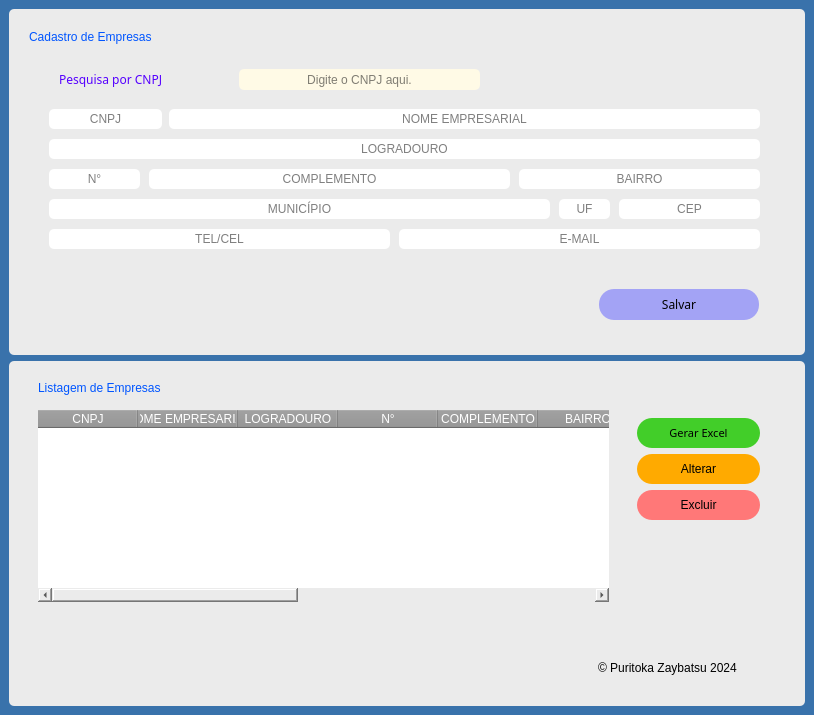
<?xml version="1.0" encoding="UTF-8"?>
<ui version="4.0">
 <class>MainWindow</class>
 <widget class="QMainWindow" name="MainWindow">
  <property name="geometry">
   <rect>
    <x>0</x>
    <y>0</y>
    <width>814</width>
    <height>715</height>
   </rect>
  </property>
  <property name="windowTitle">
   <string>MainWindow</string>
  </property>
  <property name="styleSheet">
   <string notr="true">
background-color: rgb(57, 114, 171);
border-radius: 5px;</string>
  </property>
  <widget class="QWidget" name="centralwidget">
   <property name="cursor">
    <cursorShape>ClosedHandCursor</cursorShape>
   </property>
   <layout class="QVBoxLayout" name="verticalLayout">
    <item>
     <widget class="QFrame" name="frame_cima">
      <property name="styleSheet">
       <string notr="true">background-color: rgb(235, 235, 235);</string>
      </property>
      <property name="frameShape">
       <enum>QFrame::StyledPanel</enum>
      </property>
      <property name="frameShadow">
       <enum>QFrame::Raised</enum>
      </property>
      <widget class="QFrame" name="main_frame">
       <property name="geometry">
        <rect>
         <x>10</x>
         <y>10</y>
         <width>771</width>
         <height>261</height>
        </rect>
       </property>
       <property name="styleSheet">
        <string notr="true"/>
       </property>
       <property name="frameShape">
        <enum>QFrame::StyledPanel</enum>
       </property>
       <property name="frameShadow">
        <enum>QFrame::Raised</enum>
       </property>
       <widget class="QLabel" name="cadastro">
        <property name="geometry">
         <rect>
          <x>10</x>
          <y>10</y>
          <width>231</width>
          <height>16</height>
         </rect>
        </property>
        <property name="styleSheet">
         <string notr="true">font: 87 10pt &quot;Arial Black&quot;;
color: rgb(0, 85, 255);</string>
        </property>
        <property name="text">
         <string>Cadastro de Empresas</string>
        </property>
       </widget>
       <widget class="QFrame" name="frame_cadastro">
        <property name="geometry">
         <rect>
          <x>10</x>
          <y>30</y>
          <width>741</width>
          <height>211</height>
         </rect>
        </property>
        <property name="styleSheet">
         <string notr="true">background-color: rgb(247 247, 247);</string>
        </property>
        <property name="frameShape">
         <enum>QFrame::StyledPanel</enum>
        </property>
        <property name="frameShadow">
         <enum>QFrame::Raised</enum>
        </property>
        <widget class="QLineEdit" name="txt_cnpj">
         <property name="geometry">
          <rect>
           <x>20</x>
           <y>60</y>
           <width>113</width>
           <height>20</height>
          </rect>
         </property>
         <property name="styleSheet">
          <string notr="true">font: 87 7pt &quot;Arial Black&quot;;</string>
         </property>
         <property name="alignment">
          <set>Qt::AlignCenter</set>
         </property>
         <property name="placeholderText">
          <string>CNPJ</string>
         </property>
        </widget>
        <widget class="QLineEdit" name="txt_numero">
         <property name="geometry">
          <rect>
           <x>20</x>
           <y>120</y>
           <width>91</width>
           <height>20</height>
          </rect>
         </property>
         <property name="styleSheet">
          <string notr="true">font: 87 7pt &quot;Arial Black&quot;;</string>
         </property>
         <property name="alignment">
          <set>Qt::AlignCenter</set>
         </property>
         <property name="placeholderText">
          <string>N°</string>
         </property>
        </widget>
        <widget class="QLineEdit" name="txt_cep">
         <property name="geometry">
          <rect>
           <x>590</x>
           <y>150</y>
           <width>141</width>
           <height>20</height>
          </rect>
         </property>
         <property name="styleSheet">
          <string notr="true">font: 87 7pt &quot;Arial Black&quot;;</string>
         </property>
         <property name="alignment">
          <set>Qt::AlignCenter</set>
         </property>
         <property name="placeholderText">
          <string>CEP</string>
         </property>
        </widget>
        <widget class="QLineEdit" name="txt_email">
         <property name="geometry">
          <rect>
           <x>370</x>
           <y>180</y>
           <width>361</width>
           <height>20</height>
          </rect>
         </property>
         <property name="styleSheet">
          <string notr="true">font: 87 7pt &quot;Arial Black&quot;;</string>
         </property>
         <property name="alignment">
          <set>Qt::AlignCenter</set>
         </property>
         <property name="placeholderText">
          <string>E-MAIL</string>
         </property>
        </widget>
        <widget class="QLineEdit" name="txt_logradouro">
         <property name="geometry">
          <rect>
           <x>20</x>
           <y>90</y>
           <width>711</width>
           <height>20</height>
          </rect>
         </property>
         <property name="styleSheet">
          <string notr="true">font: 87 7pt &quot;Arial Black&quot;;</string>
         </property>
         <property name="alignment">
          <set>Qt::AlignCenter</set>
         </property>
         <property name="placeholderText">
          <string>LOGRADOURO</string>
         </property>
        </widget>
        <widget class="QLineEdit" name="txt_nome_empresarial">
         <property name="geometry">
          <rect>
           <x>140</x>
           <y>60</y>
           <width>591</width>
           <height>20</height>
          </rect>
         </property>
         <property name="styleSheet">
          <string notr="true">font: 87 7pt &quot;Arial Black&quot;;</string>
         </property>
         <property name="alignment">
          <set>Qt::AlignCenter</set>
         </property>
         <property name="placeholderText">
          <string>NOME EMPRESARIAL</string>
         </property>
        </widget>
        <widget class="QLineEdit" name="txt_complemento">
         <property name="geometry">
          <rect>
           <x>120</x>
           <y>120</y>
           <width>361</width>
           <height>20</height>
          </rect>
         </property>
         <property name="styleSheet">
          <string notr="true">font: 87 7pt &quot;Arial Black&quot;;</string>
         </property>
         <property name="alignment">
          <set>Qt::AlignCenter</set>
         </property>
         <property name="placeholderText">
          <string>COMPLEMENTO</string>
         </property>
        </widget>
        <widget class="QLineEdit" name="txt_uf">
         <property name="geometry">
          <rect>
           <x>530</x>
           <y>150</y>
           <width>51</width>
           <height>20</height>
          </rect>
         </property>
         <property name="styleSheet">
          <string notr="true">font: 87 7pt &quot;Arial Black&quot;;</string>
         </property>
         <property name="alignment">
          <set>Qt::AlignCenter</set>
         </property>
         <property name="placeholderText">
          <string>UF</string>
         </property>
        </widget>
        <widget class="QLineEdit" name="txt_tel_cel">
         <property name="geometry">
          <rect>
           <x>20</x>
           <y>180</y>
           <width>341</width>
           <height>20</height>
          </rect>
         </property>
         <property name="styleSheet">
          <string notr="true">font: 87 7pt &quot;Arial Black&quot;;
</string>
         </property>
         <property name="alignment">
          <set>Qt::AlignCenter</set>
         </property>
         <property name="placeholderText">
          <string>TEL/CEL</string>
         </property>
        </widget>
        <widget class="QLineEdit" name="txt_municipio">
         <property name="geometry">
          <rect>
           <x>20</x>
           <y>150</y>
           <width>501</width>
           <height>20</height>
          </rect>
         </property>
         <property name="styleSheet">
          <string notr="true">font: 87 7pt &quot;Arial Black&quot;;</string>
         </property>
         <property name="alignment">
          <set>Qt::AlignCenter</set>
         </property>
         <property name="placeholderText">
          <string>MUNICÍPIO</string>
         </property>
        </widget>
        <widget class="QLineEdit" name="txt_bairro">
         <property name="geometry">
          <rect>
           <x>490</x>
           <y>120</y>
           <width>241</width>
           <height>20</height>
          </rect>
         </property>
         <property name="styleSheet">
          <string notr="true">font: 87 7pt &quot;Arial Black&quot;;</string>
         </property>
         <property name="alignment">
          <set>Qt::AlignCenter</set>
         </property>
         <property name="placeholderText">
          <string>BAIRRO</string>
         </property>
        </widget>
        <widget class="QLineEdit" name="txt_cnpj_pesquisa">
         <property name="geometry">
          <rect>
           <x>210</x>
           <y>20</y>
           <width>241</width>
           <height>21</height>
          </rect>
         </property>
         <property name="styleSheet">
          <string notr="true">background-color: rgb(255, 250, 230);

font: 87 9pt &quot;Arial Black&quot;;</string>
         </property>
         <property name="alignment">
          <set>Qt::AlignCenter</set>
         </property>
         <property name="placeholderText">
          <string>Digite o CNPJ aqui.</string>
         </property>
        </widget>
        <widget class="QLabel" name="pesquisa_label">
         <property name="geometry">
          <rect>
           <x>30</x>
           <y>20</y>
           <width>181</width>
           <height>21</height>
          </rect>
         </property>
         <property name="font">
          <font>
           <family>Arial Black</family>
           <pointsize>9</pointsize>
           <weight>10</weight>
           <italic>false</italic>
           <bold>false</bold>
          </font>
         </property>
         <property name="styleSheet">
          <string notr="true">font: 87 9pt &quot;Arial Black&quot;;
color: rgb(85, 0, 255);</string>
         </property>
         <property name="text">
          <string>Pesquisa por CNPJ</string>
         </property>
        </widget>
       </widget>
      </widget>
      <widget class="QPushButton" name="btn_cadastrar">
       <property name="geometry">
        <rect>
         <x>590</x>
         <y>280</y>
         <width>160</width>
         <height>31</height>
        </rect>
       </property>
       <property name="minimumSize">
        <size>
         <width>160</width>
         <height>31</height>
        </size>
       </property>
       <property name="font">
        <font>
         <family>Arial Black</family>
         <pointsize>9</pointsize>
         <weight>10</weight>
         <italic>false</italic>
         <bold>false</bold>
        </font>
       </property>
       <property name="cursor">
        <cursorShape>PointingHandCursor</cursorShape>
       </property>
       <property name="styleSheet">
        <string notr="true">QPushButton:hover{
	
	background-color: rgb(109, 109, 164);

	border-radius: 15px;
	
	color: #fff
}

QPushButton{
	
			
	
	
	font: 87 9pt &quot;Arial Black&quot;;	
	
	background-color: rgb(163, 163, 245);

	border-radius: 15px;
	
}
</string>
       </property>
       <property name="text">
        <string>Salvar</string>
       </property>
      </widget>
     </widget>
    </item>
    <item>
     <widget class="QFrame" name="frame_baixo">
      <property name="styleSheet">
       <string notr="true">background-color: rgb(235, 235, 235);</string>
      </property>
      <property name="frameShape">
       <enum>QFrame::StyledPanel</enum>
      </property>
      <property name="frameShadow">
       <enum>QFrame::Raised</enum>
      </property>
      <layout class="QVBoxLayout" name="verticalLayout_3">
       <item>
        <widget class="QFrame" name="frame_tabela">
         <property name="font">
          <font>
           <family>Arial</family>
           <weight>75</weight>
           <bold>true</bold>
          </font>
         </property>
         <property name="frameShape">
          <enum>QFrame::StyledPanel</enum>
         </property>
         <property name="frameShadow">
          <enum>QFrame::Raised</enum>
         </property>
         <widget class="QLabel" name="label_info_rodape">
          <property name="geometry">
           <rect>
            <x>580</x>
            <y>290</y>
            <width>181</width>
            <height>16</height>
           </rect>
          </property>
          <property name="styleSheet">
           <string notr="true">font: 25 9pt &quot;Yu Gothic&quot;;</string>
          </property>
          <property name="text">
           <string>© Puritoka Zaybatsu 2024</string>
          </property>
         </widget>
         <widget class="QTableWidget" name="tb_company">
          <property name="geometry">
           <rect>
            <x>20</x>
            <y>40</y>
            <width>571</width>
            <height>192</height>
           </rect>
          </property>
          <property name="styleSheet">
           <string notr="true">QHeaderView::section{
	
	background-color: rgb(148, 148, 148);

	color: rgb(255, 255, 255);	

	font: 10pt &quot;MS Shell Dlg 2&quot;;
}

QTableWidget{

	
	background-color: rgb(255, 255, 255);

}</string>
          </property>
          <column>
           <property name="text">
            <string>CNPJ</string>
           </property>
          </column>
          <column>
           <property name="text">
            <string>NOME EMPRESARIAL</string>
           </property>
          </column>
          <column>
           <property name="text">
            <string>LOGRADOURO</string>
           </property>
          </column>
          <column>
           <property name="text">
            <string>N°</string>
           </property>
          </column>
          <column>
           <property name="text">
            <string>COMPLEMENTO</string>
           </property>
          </column>
          <column>
           <property name="text">
            <string>BAIRRO</string>
           </property>
          </column>
          <column>
           <property name="text">
            <string>MUNICÍPIO</string>
           </property>
          </column>
          <column>
           <property name="text">
            <string>UF</string>
           </property>
          </column>
          <column>
           <property name="text">
            <string>CEP</string>
           </property>
          </column>
          <column>
           <property name="text">
            <string>TEL/CEL</string>
           </property>
          </column>
          <column>
           <property name="text">
            <string>E-MAIL</string>
           </property>
          </column>
         </widget>
         <widget class="QLabel" name="label_info">
          <property name="geometry">
           <rect>
            <x>20</x>
            <y>10</y>
            <width>231</width>
            <height>16</height>
           </rect>
          </property>
          <property name="styleSheet">
           <string notr="true">font: 87 10pt &quot;Arial Black&quot;;
color: rgb(0, 85, 255);</string>
          </property>
          <property name="text">
           <string>Listagem de Empresas</string>
          </property>
         </widget>
         <widget class="QFrame" name="frame_buttons">
          <property name="geometry">
           <rect>
            <x>610</x>
            <y>39</y>
            <width>141</width>
            <height>191</height>
           </rect>
          </property>
          <property name="frameShape">
           <enum>QFrame::StyledPanel</enum>
          </property>
          <property name="frameShadow">
           <enum>QFrame::Raised</enum>
          </property>
          <layout class="QGridLayout" name="gridLayout">
           <item row="0" column="0">
            <widget class="QPushButton" name="btn_excel">
             <property name="minimumSize">
              <size>
               <width>50</width>
               <height>30</height>
              </size>
             </property>
             <property name="font">
              <font>
               <family>Arial Black</family>
               <pointsize>8</pointsize>
               <weight>10</weight>
               <italic>false</italic>
               <bold>false</bold>
              </font>
             </property>
             <property name="cursor">
              <cursorShape>PointingHandCursor</cursorShape>
             </property>
             <property name="styleSheet">
              <string notr="true">QPushButton:hover{	
	
	background-color: rgb(171, 255, 165);	

	border-radius: 15px;	

	color: #fff
}

QPushButton{
	
	font: 87 8pt &quot;Arial Black&quot;;
	
	background-color: rgb(66, 206, 41);	

	border-radius: 15px;
	
}</string>
             </property>
             <property name="text">
              <string>Gerar Excel</string>
             </property>
            </widget>
           </item>
           <item row="2" column="0">
            <widget class="QPushButton" name="btn_excluir">
             <property name="minimumSize">
              <size>
               <width>50</width>
               <height>30</height>
              </size>
             </property>
             <property name="cursor">
              <cursorShape>PointingHandCursor</cursorShape>
             </property>
             <property name="styleSheet">
              <string notr="true">QPushButton:hover{		
	
;
	background-color: rgb(255, 164, 164);

	border-radius: 15px;	

	color: #fff
}

QPushButton{
	
	font: 87 8pt &quot;Arial Black&quot;;		
	
	background-color: rgb(255, 120, 120);

	border-radius: 15px;
	
}</string>
             </property>
             <property name="text">
              <string>Excluir</string>
             </property>
            </widget>
           </item>
           <item row="1" column="0">
            <widget class="QPushButton" name="btn_alterar">
             <property name="minimumSize">
              <size>
               <width>50</width>
               <height>30</height>
              </size>
             </property>
             <property name="cursor">
              <cursorShape>PointingHandCursor</cursorShape>
             </property>
             <property name="styleSheet">
              <string notr="true">QPushButton:hover{	
	
	
	background-color: rgb(255, 211, 52);
	
	border-radius: 15px;
	
	color: #fff
}

QPushButton{
	
	font: 87 8pt &quot;Arial Black&quot;;	
	
	
	background-color: rgb(255, 170, 0);

	border-radius: 15px;
	
}</string>
             </property>
             <property name="text">
              <string>Alterar</string>
             </property>
            </widget>
           </item>
           <item row="3" column="0">
            <spacer name="verticalSpacer">
             <property name="orientation">
              <enum>Qt::Vertical</enum>
             </property>
             <property name="sizeHint" stdset="0">
              <size>
               <width>20</width>
               <height>40</height>
              </size>
             </property>
            </spacer>
           </item>
          </layout>
         </widget>
        </widget>
       </item>
      </layout>
     </widget>
    </item>
   </layout>
  </widget>
 </widget>
 <resources/>
 <connections/>
</ui>
